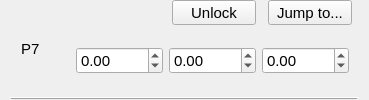
       <widget class="QWidget" name="p7Frame" native="true">
        <layout class="QGridLayout" name="gridLayout_8">
         <property name="topMargin">
          <number>0</number>
         </property>
         <property name="bottomMargin">
          <number>0</number>
         </property>
         <property name="verticalSpacing">
          <number>0</number>
         </property>
         <item row="0" column="3">
          <widget class="QPushButton" name="p7FrameLockButton">
           <property name="sizePolicy">
            <sizepolicy hsizetype="Fixed" vsizetype="Fixed">
             <horstretch>0</horstretch>
             <verstretch>0</verstretch>
            </sizepolicy>
           </property>
           <property name="minimumSize">
            <size>
             <width>90</width>
             <height>25</height>
            </size>
           </property>
           <property name="font">
            <font>
             <family>Arial</family>
             <pointsize>11</pointsize>
            </font>
           </property>
           <property name="styleSheet">
            <string notr="true">margin-right: 6px;</string>
           </property>
           <property name="text">
            <string>Unlock</string>
           </property>
           <attribute name="buttonGroup">
            <string notr="true">frameFidButtonGroup</string>
           </attribute>
          </widget>
         </item>
         <item row="0" column="4">
          <widget class="QPushButton" name="p7FrameJumpButton">
           <property name="sizePolicy">
            <sizepolicy hsizetype="Fixed" vsizetype="Fixed">
             <horstretch>0</horstretch>
             <verstretch>0</verstretch>
            </sizepolicy>
           </property>
           <property name="minimumSize">
            <size>
             <width>90</width>
             <height>25</height>
            </size>
           </property>
           <property name="font">
            <font>
             <family>Arial</family>
             <pointsize>11</pointsize>
            </font>
           </property>
           <property name="styleSheet">
            <string notr="true">margin-right: 6px;</string>
           </property>
           <property name="text">
            <string>Jump to...</string>
           </property>
           <attribute name="buttonGroup">
            <string notr="true">frameFidButtonGroup</string>
           </attribute>
          </widget>
         </item>
         <item row="1" column="1" colspan="4">
          <widget class="QWidget" name="p7FrameCoords" native="true">
           <layout class="QGridLayout" name="gridLayout_18">
            <property name="verticalSpacing">
             <number>6</number>
            </property>
            <item row="0" column="0">
             <widget class="QDoubleSpinBox" name="p7FrameX">
              <property name="sizePolicy">
               <sizepolicy hsizetype="Fixed" vsizetype="Fixed">
                <horstretch>0</horstretch>
                <verstretch>0</verstretch>
               </sizepolicy>
              </property>
              <property name="minimumSize">
               <size>
                <width>60</width>
                <height>0</height>
               </size>
              </property>
              <property name="font">
               <font>
                <family>Arial</family>
                <pointsize>11</pointsize>
               </font>
              </property>
              <property name="focusPolicy">
               <enum>Qt::StrongFocus</enum>
              </property>
              <property name="styleSheet">
               <string notr="true"/>
              </property>
              <property name="showGroupSeparator" stdset="0">
               <bool>false</bool>
              </property>
              <property name="minimum">
               <double>-1000.000000000000000</double>
              </property>
              <property name="maximum">
               <double>1000.000000000000000</double>
              </property>
             </widget>
            </item>
            <item row="0" column="1">
             <widget class="QDoubleSpinBox" name="p7FrameY">
              <property name="sizePolicy">
               <sizepolicy hsizetype="Fixed" vsizetype="Fixed">
                <horstretch>0</horstretch>
                <verstretch>0</verstretch>
               </sizepolicy>
              </property>
              <property name="minimumSize">
               <size>
                <width>60</width>
                <height>0</height>
               </size>
              </property>
              <property name="font">
               <font>
                <family>Arial</family>
                <pointsize>11</pointsize>
               </font>
              </property>
              <property name="focusPolicy">
               <enum>Qt::StrongFocus</enum>
              </property>
              <property name="styleSheet">
               <string notr="true"/>
              </property>
              <property name="minimum">
               <double>-1000.000000000000000</double>
              </property>
              <property name="maximum">
               <double>1000.000000000000000</double>
              </property>
             </widget>
            </item>
            <item row="0" column="2">
             <widget class="QDoubleSpinBox" name="p7FrameZ">
              <property name="sizePolicy">
               <sizepolicy hsizetype="Fixed" vsizetype="Fixed">
                <horstretch>0</horstretch>
                <verstretch>0</verstretch>
               </sizepolicy>
              </property>
              <property name="minimumSize">
               <size>
                <width>60</width>
                <height>0</height>
               </size>
              </property>
              <property name="font">
               <font>
                <family>Arial</family>
                <pointsize>11</pointsize>
               </font>
              </property>
              <property name="focusPolicy">
               <enum>Qt::StrongFocus</enum>
              </property>
              <property name="minimum">
               <double>-1000.000000000000000</double>
              </property>
              <property name="maximum">
               <double>1000.000000000000000</double>
              </property>
             </widget>
            </item>
           </layout>
          </widget>
         </item>
         <item row="0" column="2">
          <widget class="qSlicerMarkupsPlaceWidget" name="p7FramePoint">
           <property name="sizePolicy">
            <sizepolicy hsizetype="Preferred" vsizetype="Preferred">
             <horstretch>0</horstretch>
             <verstretch>0</verstretch>
            </sizepolicy>
           </property>
           <property name="minimumSize">
            <size>
             <width>0</width>
             <height>0</height>
            </size>
           </property>
           <property name="font">
            <font>
             <family>Arial</family>
             <pointsize>11</pointsize>
            </font>
           </property>
           <property name="buttonsVisible">
            <bool>false</bool>
           </property>
           <property name="deleteAllMarkupsOptionVisible">
            <bool>false</bool>
           </property>
           <property name="placeMultipleMarkups">
            <enum>qSlicerMarkupsPlaceWidget::ForcePlaceSingleMarkup</enum>
           </property>
           <property name="placeModeEnabled">
            <bool>false</bool>
           </property>
           <property name="deleteButton().show()" stdset="0">
            <bool>true</bool>
           </property>
           <property name="placeButton().show()" stdset="0">
            <bool>true</bool>
           </property>
          </widget>
         </item>
         <item row="0" column="0" rowspan="2">
          <widget class="QLabel" name="label_12">
           <property name="sizePolicy">
            <sizepolicy hsizetype="Fixed" vsizetype="Preferred">
             <horstretch>0</horstretch>
             <verstretch>0</verstretch>
            </sizepolicy>
           </property>
           <property name="minimumSize">
            <size>
             <width>50</width>
             <height>0</height>
            </size>
           </property>
           <property name="font">
            <font>
             <family>Arial</family>
             <pointsize>11</pointsize>
            </font>
           </property>
           <property name="text">
            <string>P7</string>
           </property>
           <property name="indent">
            <number>10</number>
           </property>
          </widget>
         </item>
         <item row="2" column="0" colspan="5">
          <widget class="Line" name="line_32">
           <property name="sizePolicy">
            <sizepolicy hsizetype="Preferred" vsizetype="Fixed">
             <horstretch>0</horstretch>
             <verstretch>0</verstretch>
            </sizepolicy>
           </property>
           <property name="minimumSize">
            <size>
             <width>0</width>
             <height>0</height>
            </size>
           </property>
           <property name="font">
            <font>
             <family>Arial</family>
             <pointsize>11</pointsize>
            </font>
           </property>
           <property name="frameShadow">
            <enum>QFrame::Raised</enum>
           </property>
           <property name="lineWidth">
            <number>1</number>
           </property>
           <property name="orientation">
            <enum>Qt::Horizontal</enum>
           </property>
          </widget>
         </item>
        </layout>
       </widget>
